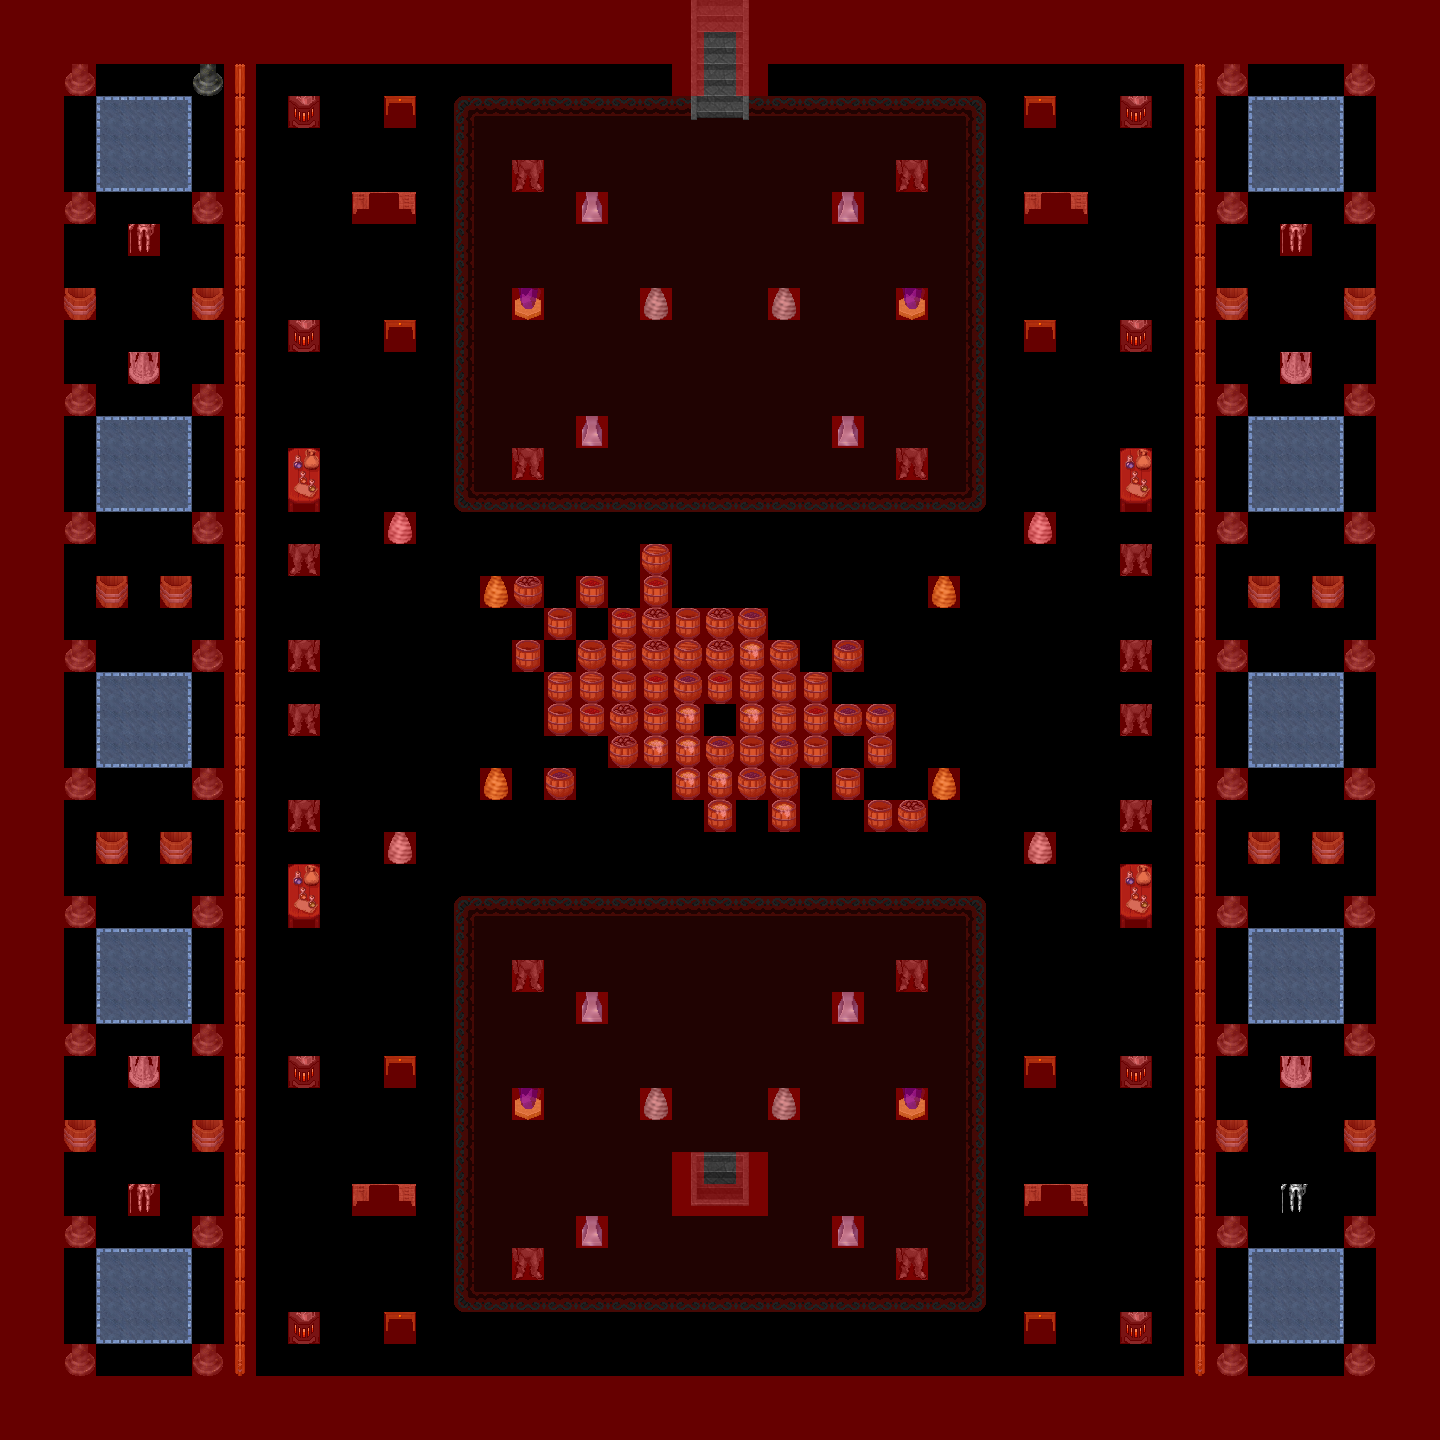

Rendered tile map (Tiled .tmx) drawn with the repository's tilesets; below, a short description and the map source with its tile grids summarised:
An orthogonal 45x45 tile map with 32x32 px tiles, 3 tile layers (1_terrain, 2_object, collision), 5 hidden layers not drawn, 53 tilesets.

<map version="1.0" orientation="orthogonal" renderorder="right-down" width="45" height="45" tilewidth="32" tileheight="32" nextobjectid="1">
 <tileset firstgid="1" name="lamp" tilewidth="32" tileheight="32" tilecount="4" columns="4">
  <image source="../../tileset/furniture/light/small_lamp.png" width="128" height="32" />
 </tileset>
 <tileset firstgid="5" name="collision" tilewidth="32" tileheight="32" tilecount="1" columns="1">
  <image source="../../tileset/logic/collision.png" width="32" height="32" />
 </tileset>
 <tileset firstgid="6" name="portal" tilewidth="32" tileheight="32" tilecount="7" columns="7">
  <image source="../../tileset/logic/portal.png" width="224" height="32" />
 </tileset>
 <tileset firstgid="13" name="large_chest" tilewidth="32" tileheight="32" tilecount="8" columns="4">
  <image source="../../tileset/item/chest/large.png" width="128" height="64" />
 </tileset>
 <tileset firstgid="21" name="floors_3" tilewidth="32" tileheight="32" tilecount="12" columns="6">
  <image source="../../tileset/ground/indoor/floors_3.png" width="192" height="64" />
 </tileset>
 <tileset firstgid="33" name="chair/wooden_pale" tilewidth="32" tileheight="32" tilecount="4" columns="2">
  <image source="../../tileset/furniture/chair/wooden_pale.png" width="64" height="64" />
 </tileset>
 <tileset firstgid="37" name="stool" tilewidth="32" tileheight="32" tilecount="1" columns="1">
  <image source="../../tileset/furniture/chair/stool.png" width="32" height="32" />
 </tileset>
 <tileset firstgid="38" name="carpet/black_red" tilewidth="32" tileheight="32" tilecount="9" columns="3">
  <image source="../../tileset/furniture/carpet/black_red.png" width="96" height="96" />
 </tileset>
 <tileset firstgid="47" name="wall/int_grey" tilewidth="32" tileheight="32" tilecount="121" columns="11">
  <image source="../../tileset/building/wall/int_grey.png" width="352" height="352" />
 </tileset>
 <tileset firstgid="168" name="stairs" tilewidth="32" tileheight="32" tilecount="12" columns="2">
  <image source="../../tileset/building/stairs/stairs.png" width="64" height="192" />
 </tileset>
 <tileset firstgid="180" name="alchemists_table" tilewidth="32" tileheight="32" tilecount="2" columns="1">
  <image source="../../tileset/furniture/table/alchemists_table.png" width="32" height="64" />
 </tileset>
 <tileset firstgid="182" name="desk" tilewidth="32" tileheight="32" tilecount="4" columns="2">
  <image source="../../tileset/furniture/table/desk.png" width="64" height="64" />
 </tileset>
 <tileset firstgid="186" name="desk_wooden" tilewidth="32" tileheight="32" tilecount="4" columns="2">
  <image source="../../tileset/furniture/table/desk_wooden.png" width="64" height="64" />
 </tileset>
 <tileset firstgid="190" name="table_copper" tilewidth="32" tileheight="32" tilecount="15" columns="3">
  <image source="../../tileset/furniture/table/table_copper.png" width="96" height="160" />
 </tileset>
 <tileset firstgid="205" name="wooden_clock" tilewidth="32" tileheight="32" tilecount="6" columns="1">
  <image source="../../tileset/furniture/clock/wooden_clock.png" width="32" height="192" />
 </tileset>
 <tileset firstgid="211" name="warmer" tilewidth="32" tileheight="32" tilecount="2" columns="1">
  <image source="../../tileset/furniture/kitchen/warmer.png" width="32" height="64" />
 </tileset>
 <tileset firstgid="213" name="stick" tilewidth="32" tileheight="32" tilecount="2" columns="1">
  <image source="../../tileset/furniture/other/stick.png" width="32" height="64" />
 </tileset>
 <tileset firstgid="215" name="picture/large_island" tilewidth="32" tileheight="32" tilecount="2" columns="2">
  <image source="../../tileset/furniture/picture/large_island.png" width="64" height="32" />
 </tileset>
 <tileset firstgid="217" name="dark_bottle_shelf" tilewidth="32" tileheight="32" tilecount="6" columns="3">
  <image source="../../tileset/furniture/shelve/dark_bottle_shelf.png" width="96" height="64" />
 </tileset>
 <tileset firstgid="223" name="dark_bookshelf" tilewidth="32" tileheight="32" tilecount="6" columns="3">
  <image source="../../tileset/furniture/shelve/dark_bookshelf.png" width="96" height="64" />
 </tileset>
 <tileset firstgid="229" name="item_shelf" tilewidth="32" tileheight="32" tilecount="6" columns="2">
  <image source="../../tileset/furniture/shelve/item_shelf.png" width="64" height="96" />
 </tileset>
 <tileset firstgid="235" name="rack" tilewidth="32" tileheight="32" tilecount="8" columns="4">
  <image source="../../tileset/furniture/shelve/rack.png" width="128" height="64" />
 </tileset>
 <tileset firstgid="243" name="shelf_4" tilewidth="32" tileheight="32" tilecount="10" columns="2">
  <image source="../../tileset/furniture/shelve/shelf_4.png" width="64" height="160" />
 </tileset>
 <tileset firstgid="253" name="broad_shelf" tilewidth="32" tileheight="32" tilecount="8" columns="4">
  <image source="../../tileset/furniture/shelve/broad_shelf.png" width="128" height="64" />
 </tileset>
 <tileset firstgid="261" name="black_board" tilewidth="32" tileheight="32" tilecount="6" columns="3">
  <image source="../../tileset/item/black_board.png" width="96" height="64" />
 </tileset>
 <tileset firstgid="267" name="brush" tilewidth="32" tileheight="32" tilecount="3" columns="1">
  <image source="../../tileset/item/brush.png" width="32" height="96" />
 </tileset>
 <tileset firstgid="270" name="ropes" tilewidth="32" tileheight="32" tilecount="4" columns="2">
  <image source="../../tileset/item/ropes.png" width="64" height="64" />
 </tileset>
 <tileset firstgid="274" name="toys" tilewidth="32" tileheight="32" tilecount="10" columns="5">
  <image source="../../tileset/item/toys.png" width="160" height="64" />
 </tileset>
 <tileset firstgid="284" name="boxes" tilewidth="32" tileheight="32" tilecount="4" columns="2">
  <image source="../../tileset/item/boxes.png" width="64" height="64" />
 </tileset>
 <tileset firstgid="288" name="bottle" tilewidth="32" tileheight="32" tilecount="5" columns="1">
  <image source="../../tileset/item/chemistry/bottle.png" width="32" height="160" />
 </tileset>
 <tileset firstgid="293" name="flask" tilewidth="32" tileheight="32" tilecount="3" columns="1">
  <image source="../../tileset/item/chemistry/flask.png" width="32" height="96" />
 </tileset>
 <tileset firstgid="296" name="empty_bottles" tilewidth="32" tileheight="32" tilecount="12" columns="4">
  <image source="../../tileset/item/chemistry/empty_bottles.png" width="128" height="96" />
 </tileset>
 <tileset firstgid="308" name="chest_2" tilewidth="32" tileheight="32" tilecount="6" columns="3">
  <image source="../../tileset/item/chest/chest_2.png" width="96" height="64" />
 </tileset>
 <tileset firstgid="314" name="skulls" tilewidth="32" tileheight="32" tilecount="16" columns="4">
  <image source="../../tileset/item/corpse/skulls.png" width="128" height="128" />
 </tileset>
 <tileset firstgid="330" name="books" tilewidth="32" tileheight="32" tilecount="4" columns="2">
  <image source="../../tileset/item/documents/books.png" width="64" height="64" />
 </tileset>
 <tileset firstgid="334" name="dark_barrel" tilewidth="32" tileheight="32" tilecount="2" columns="1">
  <image source="../../tileset/item/pot/dark_barrel.png" width="32" height="64" />
 </tileset>
 <tileset firstgid="336" name="statue/metal_and_stone" tilewidth="32" tileheight="32" tilecount="6" columns="3">
  <image source="../../tileset/item/statue/metal_and_stone.png" width="96" height="64" />
 </tileset>
 <tileset firstgid="342" name="bulletin_board_items" tilewidth="32" tileheight="32" tilecount="96" columns="12">
  <image source="../../tileset/item/bulletin_board_items.png" width="384" height="256" />
 </tileset>
 <tileset firstgid="438" name="mushroom" tilewidth="32" tileheight="32" tilecount="1" columns="1">
  <image source="../../tileset/plant/mushroom.png" width="32" height="32" />
 </tileset>
 <tileset firstgid="439" name="potted_plants_2" tilewidth="32" tileheight="32" tilecount="20" columns="5">
  <image source="../../tileset/plant/indoor/potted_plants_2.png" width="160" height="128" />
 </tileset>
 <tileset firstgid="459" name="plant_pots" tilewidth="32" tileheight="32" tilecount="15" columns="5">
  <image source="../../tileset/plant/indoor/plant_pots.png" width="160" height="96" />
 </tileset>
 <tileset firstgid="474" name="books3" tilewidth="32" tileheight="32" tilecount="2" columns="1">
  <image source="../../tileset/item/documents/books3.png" width="32" height="64" />
 </tileset>
 <tileset firstgid="476" name="swing" tilewidth="32" tileheight="32" tilecount="4" columns="2">
  <image source="../../tileset/item/swing.png" width="64" height="64" />
 </tileset>
 <tileset firstgid="480" name="int_ns" tilewidth="32" tileheight="32" tilecount="18" columns="3">
  <image source="../../tileset/building/stairs/int_ns.png" width="96" height="192" />
 </tileset>
 <tileset firstgid="498" name="fence_chunky" tilewidth="32" tileheight="32" tilecount="21" columns="3">
  <image source="../../tileset/building/fence/fence_chunky.png" width="96" height="224" />
 </tileset>
 <tileset firstgid="519" name="blue" tilewidth="32" tileheight="32" tilecount="9" columns="3">
  <image source="../../tileset/furniture/carpet/blue.png" width="96" height="96" />
 </tileset>
 <tileset firstgid="528" name="armor" tilewidth="32" tileheight="32" tilecount="4" columns="4">
  <image source="../../tileset/item/armor/armor.png" width="128" height="32" />
 </tileset>
 <tileset firstgid="532" name="suit_of_armor2" tilewidth="32" tileheight="32" tilecount="4" columns="2">
  <image source="../../tileset/item/armor/suit_of_armor2.png" width="64" height="64" />
 </tileset>
 <tileset firstgid="536" name="sword_rack" tilewidth="32" tileheight="32" tilecount="4" columns="2">
  <image source="../../tileset/item/armor/sword_rack.png" width="64" height="64" />
 </tileset>
 <tileset firstgid="540" name="barrels_1" tilewidth="32" tileheight="32" tilecount="8" columns="4">
  <image source="../../tileset/item/pot/barrels_1.png" width="128" height="64" />
 </tileset>
 <tileset firstgid="548" name="crystal_statues" tilewidth="32" tileheight="32" tilecount="12" columns="6">
  <image source="../../tileset/item/statue/crystal_statues.png" width="192" height="64" />
 </tileset>
 <tileset firstgid="560" name="grey_stone_stairs_down" tilewidth="32" tileheight="32" tilecount="6" columns="3">
  <image source="../../tileset/building/stairs/grey_stone_stairs_down.png" width="96" height="64" />
 </tileset>
 <tileset firstgid="566" name="grey_stone_stairs" tilewidth="32" tileheight="32" tilecount="6" columns="3">
  <image source="../../tileset/building/stairs/grey_stone_stairs.png" width="96" height="64" />
 </tileset>
 <layer name="0_floor" width="45" height="45" visible="0">
  <data>[2025 cells, 2025 non-empty, 21 distinct tile ids]</data>
 </layer>
 <layer name="1_terrain" width="45" height="45">
  <data>[2025 cells, 782 non-empty, 43 distinct tile ids]</data>
 </layer>
 <layer name="2_object" width="45" height="45">
  <data>[2025 cells, 42 non-empty, 16 distinct tile ids]</data>
 </layer>
 <layer name="3_roof" width="45" height="45" visible="0">
  <data>[2025 cells, 126 non-empty, 18 distinct tile ids]</data>
 </layer>
 <layer name="4_roof_add" width="45" height="45" visible="0">
  <data>[2025 cells, 0 non-empty, 0 distinct tile ids]</data>
 </layer>
 <layer name="objects" width="45" height="45" visible="0">
  <data>[2025 cells, 1 non-empty, 1 distinct tile ids]</data>
 </layer>
 <layer name="collision" width="45" height="45" opacity="0.4">
  <data>[2025 cells, 622 non-empty, 1 distinct tile ids]</data>
 </layer>
 <layer name="protection" width="45" height="45" visible="0">
  <data>[2025 cells, 0 non-empty, 0 distinct tile ids]</data>
 </layer>
</map>
